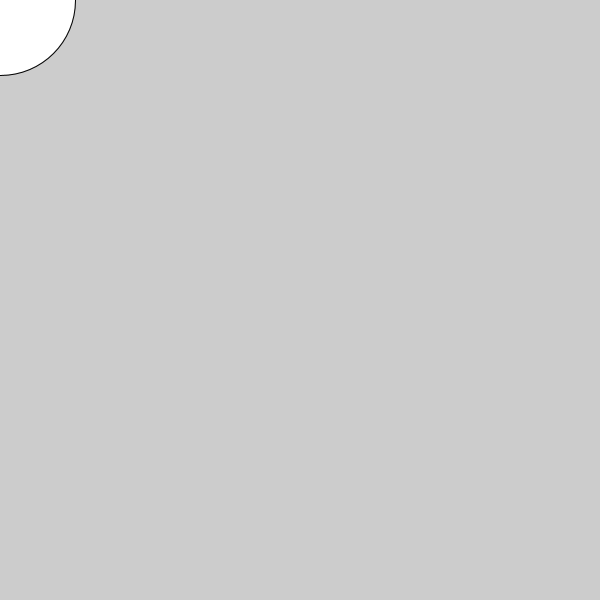
Frame 1 (no input)
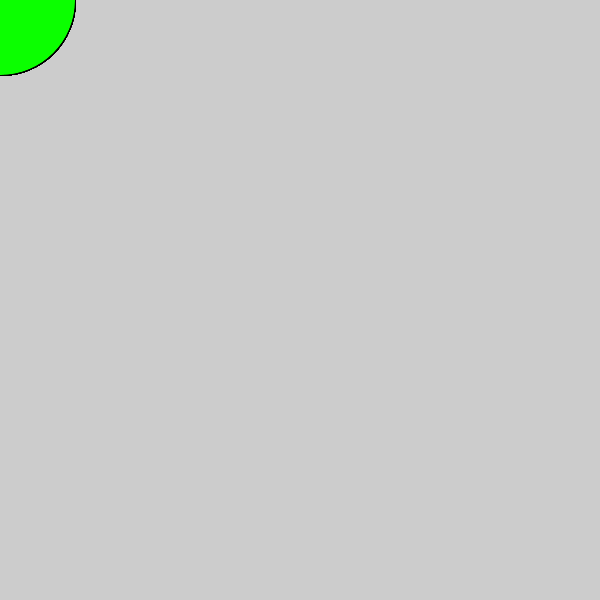
Frame 60 (the mouse pressed at the canvas centre just before this capture)
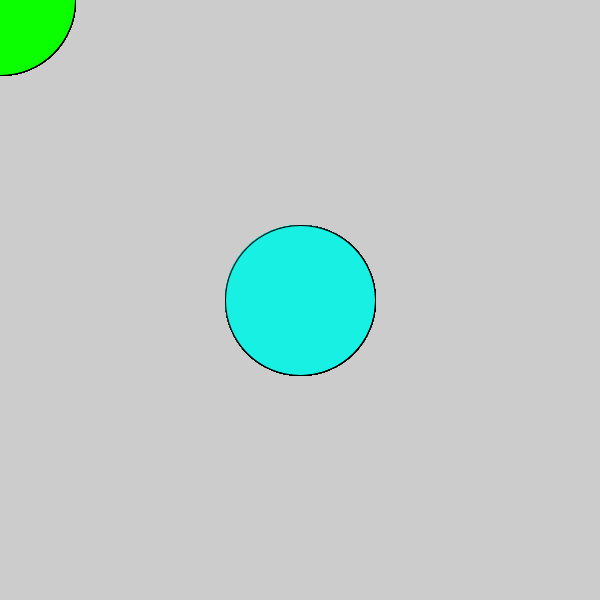
Frame 120 (the mouse held since frame 60 and released just before this capture)

The Processing sketch that drew these frames (run headless with seeded random() and noise(); from frame 60 on, the mouse is pressed at the canvas centre):

// Processing sketch: Logical_Dot
// ── Logical_Dot.pde

void setup() {
  
// 1. Set the size of the sketch. Make it 600 pixels square. 
  size(600,600);

}

void draw() {
  
// 2. Draw an ellipse
// Run the program to make sure it works before moving on.
ellipse(mouseX,mouseY,150,150);

// 3. Change the color of the ellipse when the mouse is pressed.
//    Use the following code, but put your colors where indicated
//    Remember to use the   fill()  command to set colors.

if (mousePressed) {
 
   //  put one color here 
  fill(#18F0E3);
} else {
  
   // put a different color here
  fill(#0BFF00);
}  
  
  
  
}
